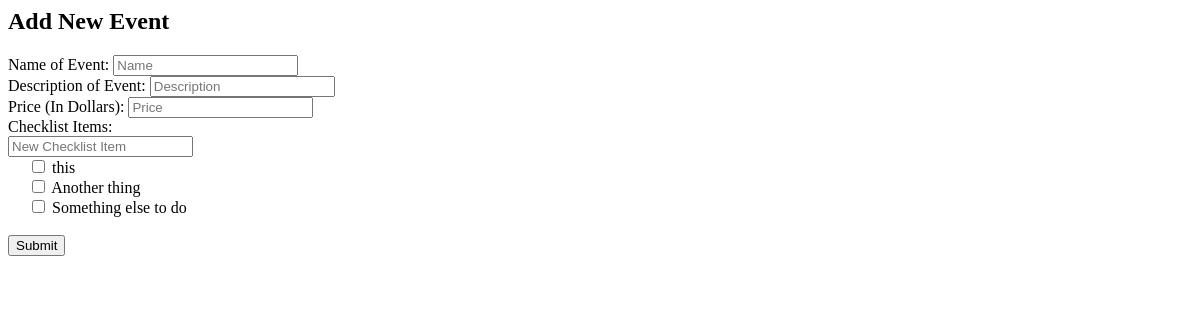
Before: /events/new_event_form/ (signed in) with the older database file.
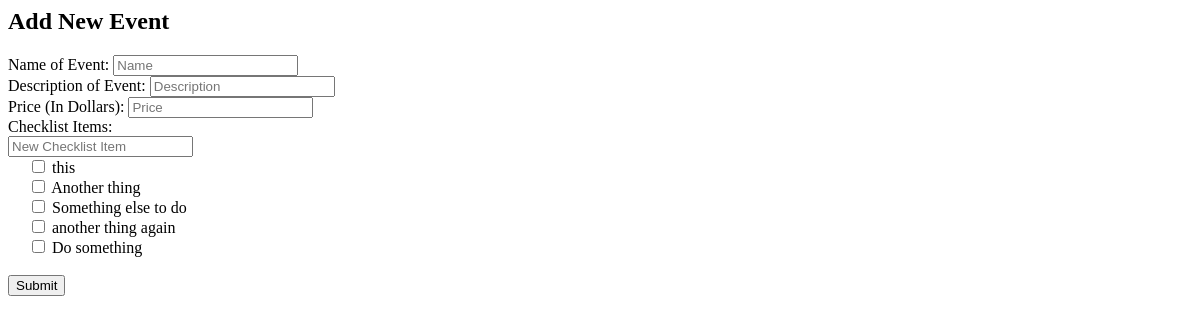
After: the same page with the newer database file.
### events/models.py (models this page shows, shortened)
class Checklist_Item(models.Model):
    name = models.CharField(max_length=50)

### events/views.py (the view)
# urls.py: url(r'new_event_form/$', views.new_event_form, name='new_event_form'),
@login_required
def new_event_form(request):
    data = {}
    all_checklist_items = Checklist_Item.objects.all()
    data['checklist'] = all_checklist_items
    return render(request, 'events/new_event_form.html', data)

### events/templates/events/new_event_form.html (shortened to what this page needs)
<h2>Add New Event</h2>
<form action='new_event_submit/' method='post'>
    <div class='form-group'>
        <label for='event_name'>Name of Event:</label>
        <input type='text' id='event_name' class='form-control' name='name' placeholder='Name'>
    </div>
    <div class='form-group'>
        <label for='event_description'>Description of Event:</label>
        <input type='text' id='event_name' class='form-control' name='description' placeholder='Description'>
    </div>
    <div>
        <label for='event_price'>Price (In Dollars):</label>
        <input type='number' id='event_price' class='form-control' name='price' placeholder='Price'>
    </div>
    <div class='form-group checklist_items'>
         Checklist Items: <br>
        <div id='new_checklist_form'>
            <input type='text' name='checklist_item' form='new_checklist_form' class='form-control' id='new_check_item' placeholder="New Checklist Item">
        </div>
        {% for item in checklist %}
            &nbsp;&nbsp;&nbsp;&nbsp; <input type='checkbox' value='{{ item.id }}' id='item_{{ item.id }}' name='checklist_items'> <label for='item_{{ item.id }}'>{{ item.name }}</label><br>
        {% endfor %}
    </div>
    <br>
    <input type='submit' value='Submit' class='btn btn-primary'>
</form>

Changed rows visible on the page:
added Checklist_Item: name "another thing again"
added Checklist_Item: name "Do something"
